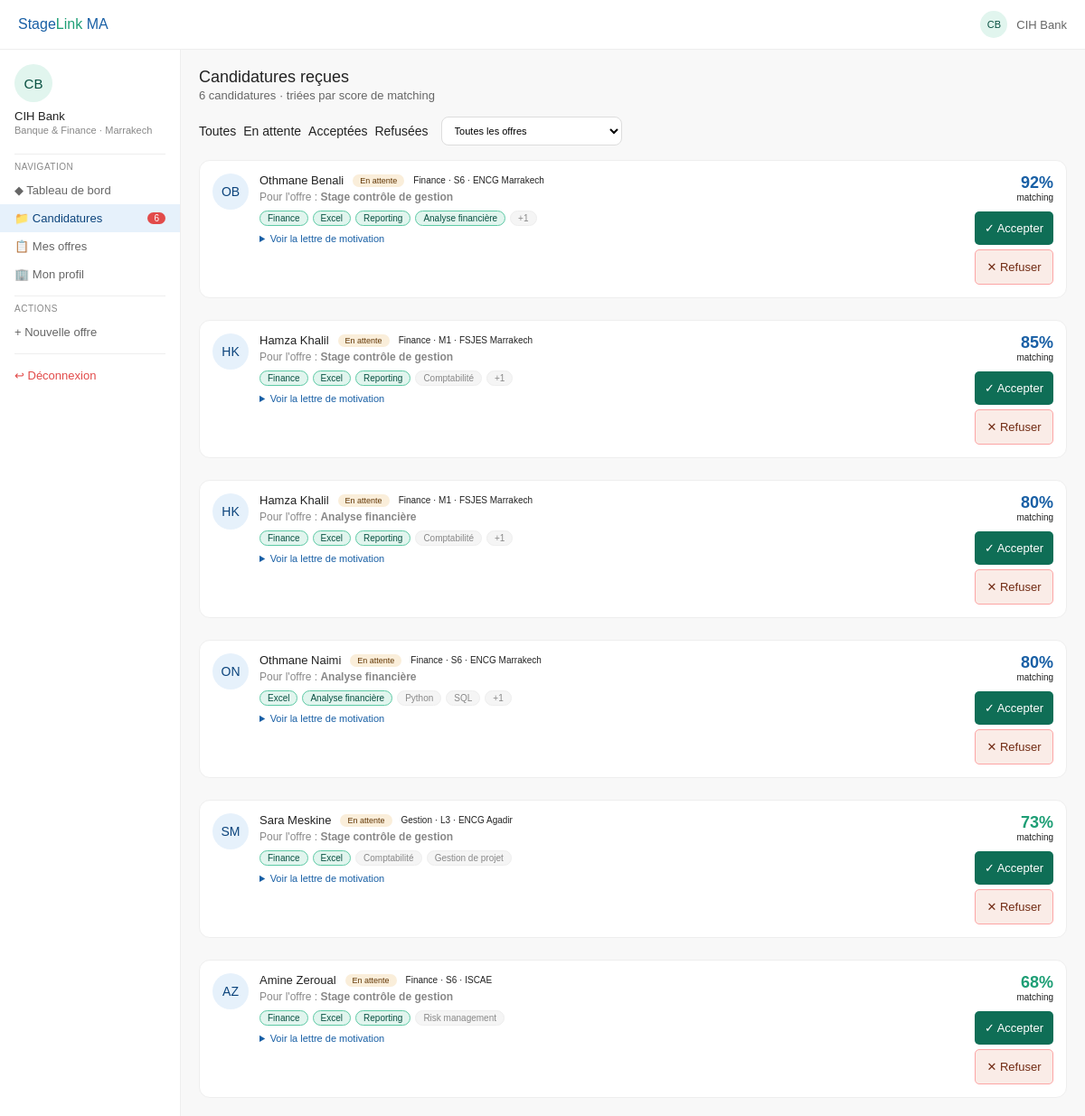
/entreprise/candidatures (signed in), run on the app's committed database.
### models.py (models this page shows, shortened)
class Entreprise(db.Model):
    __tablename__ = 'entreprise'
    id = db.Column(db.Integer, primary_key=True)
    utilisateur_id = db.Column(db.Integer, db.ForeignKey('utilisateur.id'), nullable=False)
    nom = db.Column(db.String(150), nullable=False)
    secteur = db.Column(db.String(100))
    ville = db.Column(db.String(100))
    taille = db.Column(db.String(20))
    description = db.Column(db.Text)
    rc = db.Column(db.String(100))
    est_verifiee = db.Column(db.Boolean, default=False)
    date_inscription = db.Column(db.Date, default=date.today)
    offres = db.relationship('Offre', backref='entreprise', lazy='dynamic', cascade='all, delete-orphan')
    @property
    def initiales(self):
        words = self.nom.split()
        if len(words) >= 2:
            return (words[0][0] + words[1][0]).upper()
        return self.nom[:3].upper()
    @property
    def nb_candidatures_en_attente(self):
        from sqlalchemy import text
        count = 0
        for offre in self.offres:
            count += offre.candidatures.filter_by(statut='EN_ATTENTE').count()
        return count

class Candidature(db.Model):
    __tablename__ = 'candidature'
    id = db.Column(db.Integer, primary_key=True)
    etudiant_id = db.Column(db.Integer, db.ForeignKey('etudiant.id'), nullable=False)
    offre_id = db.Column(db.Integer, db.ForeignKey('offre.id'), nullable=False)
    statut = db.Column(db.String(20), default='EN_ATTENTE')
    lettre_motivation = db.Column(db.Text)
    score_matching = db.Column(db.Float, default=0.0)
    date_postulation = db.Column(db.Date, default=date.today)
    feedback = db.relationship('Feedback', backref='candidature', uselist=False, cascade='all, delete-orphan')
    convention = db.relationship('Convention', backref='candidature', uselist=False, cascade='all, delete-orphan')
    @property
    def statut_label(self):
        labels = {'EN_ATTENTE': 'En attente', 'ACCEPTEE': 'Acceptée', 'REFUSEE': 'Refusée'}
        return labels.get(self.statut, self.statut)
    @property
    def statut_class(self):
        classes = {'EN_ATTENTE': 'badge-attente', 'ACCEPTEE': 'badge-acceptee', 'REFUSEE': 'badge-refusee'}
        return classes.get(self.statut, '')

class Etudiant(db.Model):
    __tablename__ = 'etudiant'
    id = db.Column(db.Integer, primary_key=True)
    utilisateur_id = db.Column(db.Integer, db.ForeignKey('utilisateur.id'), nullable=False)
    nom_complet = db.Column(db.String(150), nullable=False)
    universite = db.Column(db.String(150))
    filiere = db.Column(db.String(100))
    niveau = db.Column(db.String(20))
    ville = db.Column(db.String(100))
    cv_path = db.Column(db.String(256))
    date_inscription = db.Column(db.Date, default=date.today)
    competences = db.relationship('Competence', secondary=etudiant_competence, backref='etudiants')
    candidatures = db.relationship('Candidature', backref='etudiant', lazy='dynamic', cascade='all, delete-orphan')
    @property
    def initiales(self):
        parts = self.nom_complet.split()
        if len(parts) >= 2:
            return (parts[0][0] + parts[1][0]).upper()
        return self.nom_complet[:2].upper()

class Offre(db.Model):
    __tablename__ = 'offre'
    id = db.Column(db.Integer, primary_key=True)
    entreprise_id = db.Column(db.Integer, db.ForeignKey('entreprise.id'), nullable=False)
    titre = db.Column(db.String(200), nullable=False)
    description = db.Column(db.Text)
    missions = db.Column(db.Text)
    duree = db.Column(db.Integer)
    ville = db.Column(db.String(100))
    filiere_requise = db.Column(db.String(100))
    remuneration = db.Column(db.Integer, nullable=True)
    statut = db.Column(db.String(20), default='ACTIVE')
    date_publication = db.Column(db.Date, default=date.today)
    date_debut = db.Column(db.String(50))
    competences = db.relationship('Competence', secondary=offre_competence, backref='offres')
    candidatures = db.relationship('Candidature', backref='offre', lazy='dynamic', cascade='all, delete-orphan')

class Competence(db.Model):
    __tablename__ = 'competence'
    id = db.Column(db.Integer, primary_key=True)
    nom = db.Column(db.String(100), nullable=False, unique=True)
    categorie = db.Column(db.String(100))

### routes/entreprise.py (the view)
@entreprise_bp.route('/candidatures')
@entreprise_required
def candidatures():
    entreprise = current_user.entreprise
    offre_id = request.args.get('offre_id', '')
    statut_filter = request.args.get('statut', '')
    offres = entreprise.offres.all()
    all_candidatures = []
    for offre in offres:
        q = offre.candidatures.order_by(Candidature.score_matching.desc())
        if statut_filter:
            q = q.filter_by(statut=statut_filter)
        if offre_id and str(offre.id) == str(offre_id):
            all_candidatures.extend(q.all())
        elif not offre_id:
            all_candidatures.extend(q.all())
    all_candidatures.sort(key=lambda c: c.score_matching, reverse=True)
    return render_template('entreprise/candidatures.html',
        entreprise=entreprise,
        candidatures=all_candidatures,
        offres_list=offres,
        offre_id_filtre=offre_id,
        statut_filtre=statut_filter)

### models.py (called while the page is built)
    @property
    def is_active(self):
        return self.actif

    @property
    def nom(self):
        if self.etudiant:
            return self.etudiant.nom_complet
        if self.entreprise:
            return self.entreprise.nom
        if self.admin:
            return self.admin.nom
        return self.email

### routes/entreprise.py (called while the page is built)
def entreprise_required(f):
    @wraps(f)
    def decorated(*args, **kwargs):
        if not current_user.is_authenticated or current_user.role != 'ENTREPRISE':
            abort(403)
        return f(*args, **kwargs)
    return login_required(decorated)

### templates/entreprise/candidatures.html (shortened to what this page needs)
{% extends 'base.html' %}
{% block body %}
<div class="topbar">
  <div class="logo">Stage<span>Link</span> MA</div>
  <div class="topbar-right">
    <div class="avatar" style="background:var(--green-light);color:var(--green-dark)">{{ entreprise.initiales }}</div>
    <span style="font-size:13px;color:#666">{{ entreprise.nom }}</span>
  </div>
</div>
<div class="body-layout">
  <div class="sidebar">
    <div class="sidebar-profile">
      <div class="avatar avatar-lg" style="background:var(--green-light);color:var(--green-dark);margin-bottom:8px">{{ entreprise.initiales }}</div>
      <div class="sidebar-profile-name">{{ entreprise.nom }}</div>
      <div class="sidebar-profile-sub">{{ entreprise.secteur }} · {{ entreprise.ville }}</div>
    </div>
    <div class="sid-divider"></div>
    <span class="sid-label">Navigation</span>
    <a href="{{ url_for('entreprise.dashboard') }}" class="sid-item">◆ Tableau de bord</a>
    <a href="{{ url_for('entreprise.candidatures') }}" class="sid-item active">📁 Candidatures <span class="sid-badge sid-badge-red">{{ entreprise.nb_candidatures_en_attente }}</span></a>
    <a href="{{ url_for('entreprise.offres') }}" class="sid-item">📋 Mes offres</a>
    <a href="{{ url_for('entreprise.profil') }}" class="sid-item">🏢 Mon profil</a>
    <div class="sid-divider"></div>
    <span class="sid-label">Actions</span>
    <a href="{{ url_for('entreprise.nouvelle_offre') }}" class="sid-item">+ Nouvelle offre</a>
    <div class="sid-divider"></div>
    <a href="{{ url_for('auth.logout') }}" class="sid-item" style="color:var(--red)">↩ Déconnexion</a>
  </div>
  <div class="main">
    <div style="margin-bottom:16px;display:flex;align-items:center;justify-content:space-between;flex-wrap:wrap;gap:10px">
      <div>
        <h2 style="font-size:18px;font-weight:500">Candidatures reçues</h2>
        <p style="font-size:13px;color:#666;margin-top:2px">{{ candidatures|length }} candidature{{ 's' if candidatures|length != 1 }} · triées par score de matching</p>
      </div>
    </div>
    <div style="display:flex;gap:8px;margin-bottom:16px;flex-wrap:wrap;align-items:center">
      <a href="{{ url_for('entreprise.candidatures') }}" class="filter-chip {% if not statut_filtre %}active{% endif %}" style="text-decoration:none">Toutes</a>
      <a href="{{ url_for('entreprise.candidatures') }}?statut=EN_ATTENTE" class="filter-chip " style="text-decoration:none">En attente</a>
      <a href="{{ url_for('entreprise.candidatures') }}?statut=ACCEPTEE" class="filter-chip " style="text-decoration:none">Acceptées</a>
      <a href="{{ url_for('entreprise.candidatures') }}?statut=REFUSEE" class="filter-chip " style="text-decoration:none">Refusées</a>
      {% if offres_list %}
      <form method="GET" action="{{ url_for('entreprise.candidatures') }}" style="display:inline-flex;align-items:center;gap:6px;margin-left:6px">
        <select name="offre_id" class="form-control form-control-sm" onchange="this.form.submit()" style="width:200px;font-size:11px">
          <option value="">Toutes les offres</option>
        </select>
      </form>
      {% endif %}
    </div>
    {% if candidatures %}
    <div style="display:flex;flex-direction:column;gap:12px">
      {% for c in candidatures %}
      <div class="card" style="padding:14px">
        <div style="display:flex;align-items:flex-start;gap:12px">
          <div class="cand-avatar" style="background:var(--primary-light);color:var(--primary-dark);flex-shrink:0;width:40px;height:40px;font-size:14px">{{ c.etudiant.initiales }}</div>
          <div style="flex:1;min-width:0">
            <div style="display:flex;align-items:center;gap:10px;margin-bottom:4px;flex-wrap:wrap">
              <div style="font-size:13px;font-weight:500">{{ c.etudiant.utilisateur.nom }}</div>
              <span class="badge-statut {{ c.statut_class }}">{{ c.statut_label }}</span>
              <span style="font-size:10px;color:var(--gray-400)">{{ c.etudiant.filiere }} · {{ c.etudiant.niveau }} · {{ c.etudiant.universite }}</span>
            </div>
            <div style="font-size:12px;color:var(--gray-500);margin-bottom:8px">
              Pour l'offre : <strong style="color:var(--gray-700)">{{ c.offre.titre }}</strong>
            </div>
            <div class="tags" style="margin-bottom:8px">
              {% for comp in c.etudiant.competences[:4] %}
              <span class="tag {% if comp in c.offre.competences %}match{% endif %}">{{ comp.nom }}</span>
              {% endfor %}
              {% if c.etudiant.competences|length > 4 %}
              <span class="tag">+{{ c.etudiant.competences|length - 4 }}</span>
              {% endif %}
            </div>
            {% if c.lettre_motivation %}
            <details style="margin-top:6px">
              <summary style="font-size:11px;color:var(--primary);cursor:pointer">Voir la lettre de motivation</summary>
            </details>
            {% endif %}
          </div>
          <div style="text-align:right;flex-shrink:0;min-width:80px">
            <div style="font-size:18px;font-weight:700;color:{% if c.score_matching >= 80 %}var(--primary){% elif c.score_matching >= 60 %}var(--green){% else %}var(--orange){% endif %}">{{ c.score_matching|int }}%</div>
            <div style="font-size:10px;color:var(--gray-400);margin-bottom:10px">matching</div>
            {% if c.statut == 'EN_ATTENTE' %}
            <div style="display:flex;flex-direction:column;gap:5px">
              <form method="POST" action="{{ url_for('entreprise.accepter_candidature', candidature_id=c.id) }}" onsubmit="return confirm('Accepter cette candidature ?')">
                <button type="submit" class="btn btn-green btn-xs btn-full">✓ Accepter</button>
              </form>
              <button type="button" onclick="ouvrirModalRefus({{ c.id }})" class="btn btn-xs btn-full" style="background:var(--red-light);color:var(--red-dark);border:1px solid #FCA5A5">✕ Refuser</button>
            </div>
            {% endif %}
          </div>
        </div>
      </div>
      {% endfor %}
    </div>
    {% endif %}
  </div>
</div>
{% endblock %}

### static/css/style.css (style rules this page uses)
:root { --primary: #185FA5; --primary-light: #E6F1FB; --primary-dark: #0C447C; --green: #1D9E75; --green-light: #E1F5EE; --green-dark: #085041; --green-btn: #0F6E56; --orange: #BA7517; --orange-light: #FAEEDA; --orange-dark: #633806; --red: #E24B4A; --red-light: #FAECE7; --red-dark: #712B13; --red-mid: #993C1D; --gray-50: #f9f9f9; --gray-100: #f5f5f5; --gray-200: #eee; --gray-300: #ddd; --gray-500: #888; --gray-800: #222; --white: #fff; --border: 1px solid #eee; --radius-sm: 6px; --radius-md: 8px; --radius-lg: 12px; --radius-pill: 20px; }
* { box-sizing: border-box; margin: 0; padding: 0; }
body { font-family: Arial, sans-serif; color: var(--gray-800); background: var(--gray-50); font-size: 14px; }
a { text-decoration: none; color: inherit; }
.topbar { display: flex; align-items: center; justify-content: space-between; padding: 12px 20px; border-bottom: var(--border); background: var(--white); position: sticky; top: 0; z-index: 100; }
.logo { font-size: 16px; font-weight: 500; color: var(--primary); }
.logo span { color: var(--green); }
.topbar-right { display: flex; align-items: center; gap: 10px; }
.avatar { width: 30px; height: 30px; border-radius: 50%; display: flex; align-items: center; justify-content: center; font-size: 11px; font-weight: 500; background: var(--primary-light); color: var(--primary-dark); flex-shrink: 0; }
.avatar-lg { width: 42px; height: 42px; font-size: 15px; }
.body-layout { display: flex; min-height: calc(100vh - 57px); }
.sidebar { width: 200px; border-right: var(--border); padding: 16px 0; flex-shrink: 0; background: var(--white); }
.sidebar-profile { padding: 0 16px 12px; }
.sidebar-profile-name { font-size: 13px; font-weight: 500; margin-bottom: 2px; }
.sidebar-profile-sub { font-size: 11px; color: var(--gray-500); }
.sid-divider { height: 1px; background: var(--gray-200); margin: 8px 16px; }
.sid-label { font-size: 10px; font-weight: 500; color: var(--gray-500); padding: 0 16px; margin-bottom: 5px; text-transform: uppercase; letter-spacing: .5px; display: block; }
.sid-item { display: flex; align-items: center; gap: 9px; padding: 8px 16px; font-size: 13px; color: #666; cursor: pointer; text-decoration: none; }
.sid-item.active { background: var(--primary-light); color: var(--primary-dark); font-weight: 500; }
.sid-badge { margin-left: auto; font-size: 10px; background: var(--primary); color: white; border-radius: 10px; padding: 1px 7px; }
.sid-badge-red { background: var(--red); }
.main { flex: 1; padding: 20px; background: #f8f8f8; overflow: auto; }
.card { background: var(--white); border-radius: var(--radius-lg); border: var(--border); padding: 14px; margin-bottom: 12px; }
.card:last-child { margin-bottom: 0; }
.cand-avatar { width: 28px; height: 28px; border-radius: 50%; display: flex; align-items: center; justify-content: center; font-size: 10px; font-weight: 500; flex-shrink: 0; background: var(--primary-light); color: var(--primary-dark); }
.badge-statut { font-size: 9px; padding: 2px 8px; border-radius: 10px; font-weight: 500; white-space: nowrap; }
.badge-attente { background: var(--orange-light); color: var(--orange-dark); }
.tags { display: flex; flex-wrap: wrap; gap: 5px; }
.tag { font-size: 10px; padding: 2px 8px; border-radius: 10px; background: var(--gray-100); color: var(--gray-500); border: 1px solid var(--gray-200); }
.tag.match { background: var(--green-light); color: var(--green-dark); border-color: #5DCAA5; }
.btn { border: none; border-radius: var(--radius-md); cursor: pointer; font-family: Arial, sans-serif; font-weight: 500; display: inline-flex; align-items: center; gap: 5px; transition: opacity .15s; }
.btn-green { background: var(--green-btn); color: white; padding: 8px 18px; font-size: 13px; }
.btn-xs { padding: 3px 7px; font-size: 9px; border-radius: 5px; }
.btn-full { width: 100%; justify-content: center; padding: 11px; font-size: 13px; }
.form-control { width: 100%; font-size: 13px; padding: 9px 12px; border: 1px solid var(--gray-300); border-radius: var(--radius-md); font-family: Arial, sans-serif; background: white; }
.form-control-sm { font-size: 12px; padding: 8px 10px; }
select.form-control { cursor: pointer; }

### data on the page
Entreprise: initiales "CB", nom "CIH Bank", secteur "Banque & Finance", ville "Marrakech"
Candidature: etudiant.initiales "OB", etudiant.utilisateur.nom "Othmane Benali", statut_label "En attente", etudiant.filiere "Finance", etudiant.niveau "S6", etudiant.universite "ENCG Marrakech", offre.titre "Stage contrôle de gestion", etudiant.competences|length "1", score_matching "92"
Competence: nom "Finance"
Competence: nom "Excel"
Competence: nom "Reporting"
Competence: nom "Analyse financière"
Candidature: etudiant.initiales "HK", etudiant.utilisateur.nom "Hamza Khalil", statut_label "En attente", etudiant.filiere "Finance", etudiant.niveau "M1", etudiant.universite "FSJES Marrakech", offre.titre "Stage contrôle de gestion", etudiant.competences|length "1", score_matching "85"
Competence: nom "Comptabilité"
Candidature: etudiant.initiales "HK", etudiant.utilisateur.nom "Hamza Khalil", statut_label "En attente", etudiant.filiere "Finance", etudiant.niveau "M1", etudiant.universite "FSJES Marrakech", offre.titre "Analyse financière", etudiant.competences|length "1", score_matching "80"
Candidature: etudiant.initiales "ON", etudiant.utilisateur.nom "Othmane Naimi", statut_label "En attente", etudiant.filiere "Finance", etudiant.niveau "S6", etudiant.universite "ENCG Marrakech", offre.titre "Analyse financière", etudiant.competences|length "1", score_matching "80"
Competence: nom "Python"
Competence: nom "SQL"
Candidature: etudiant.initiales "SM", etudiant.utilisateur.nom "Sara Meskine", statut_label "En attente", etudiant.filiere "Gestion", etudiant.niveau "L3", etudiant.universite "ENCG Agadir", offre.titre "Stage contrôle de gestion", score_matching "73"
Competence: nom "Gestion de projet"
Candidature: etudiant.initiales "AZ", etudiant.utilisateur.nom "Amine Zeroual", statut_label "En attente", etudiant.filiere "Finance", etudiant.niveau "S6", etudiant.universite "ISCAE", offre.titre "Stage contrôle de gestion", score_matching "68"
Competence: nom "Risk management"

### other printed values
{{ entreprise.nb_candidatures_en_attente }} "6"
{{ candidatures|length }} "6"
{{ 's' if candidatures|length != 1 }} "s"
